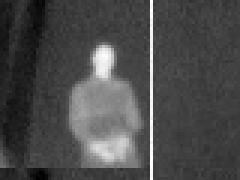
#> input picture sampleImg/3.jpg, 80 x 60 px, found by its file name (shown 3 times larger)
$ python beta.py   (older library calls are emulated)
#> lines starting #> are read from the running program, lines starting #| are printed output that depends on the picture; after the words box and inside, x2 and y2 are one past the last pixel; in counts of white or black regions, pixels touching at a corner belong together
import numpy as np
import argparse
import glob
import cv2
import sys

image =  cv2.resize(cv2.imread('3.jpg'),(640,480))
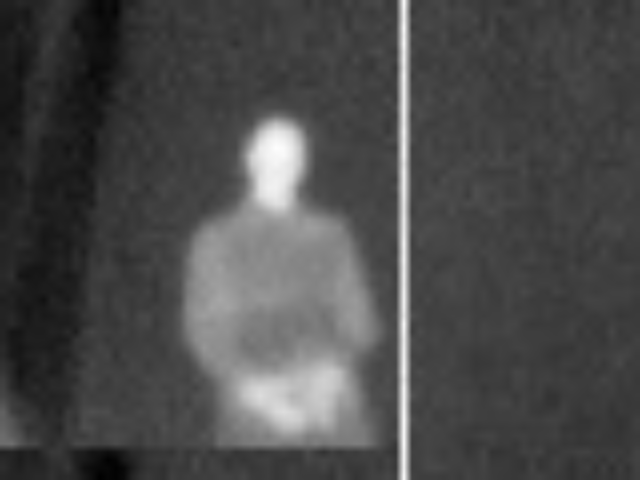
#> image: shape (480, 640, 3); min 0, max 253, mean 74.3
# define the list of boundaries (pixel color)
boundaries = [
	([100, 100, 100], [255, 255, 255]) # TODO: adjust threshold accordingly!!!
]
# Loop over the boundaries
for (lower, upper) in boundaries:
	# create NumPy arrays from the boundaries
	lower = np.array(lower, dtype = "uint8")
	upper = np.array(upper, dtype = "uint8")
	# find the colors within the specified boundaries and apply
	# the mask
	mask = cv2.inRange(image, lower, upper)
	output = cv2.bitwise_and(image, image, mask = mask)
#> this loop made 1 pass
#> pass 1, `mask = cv2.inRange(image, lower, upper)`:
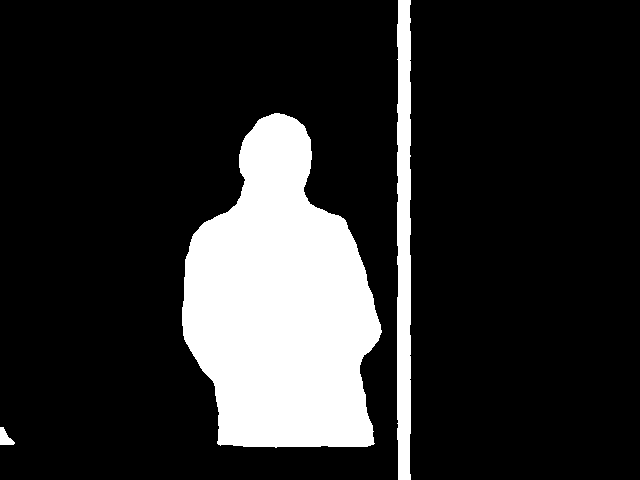
#> mask: shape (480, 640); 17% white; 3 white regions, box (x1, y1, x2, y2) and area: (182, 113, 382, 448) 45753, (397, 0, 411, 480) 6371, (0, 427, 15, 445) 163
#> pass 1, `output = cv2.bitwise_and(image, image, mask = mask)`:
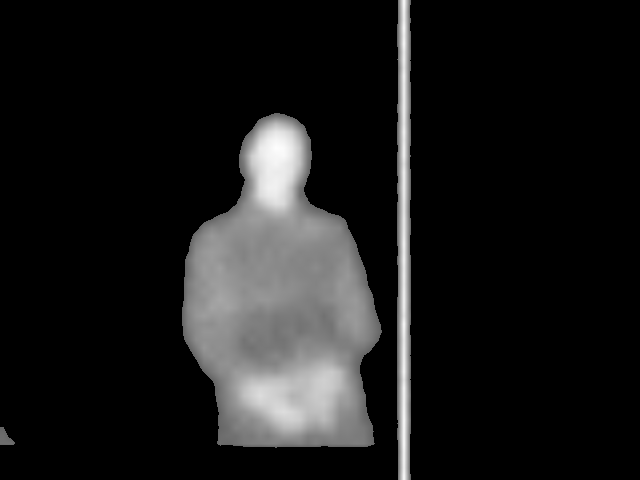
#> output: shape (480, 640, 3); min 0, max 253, mean 25.7

# Apply bilateral filtered image
bilateral_filtered_image = cv2.bilateralFilter(output, 5, 175, 175)

# Canny edge magic
edge_detected_image = cv2.Canny(bilateral_filtered_image, 75, 200)
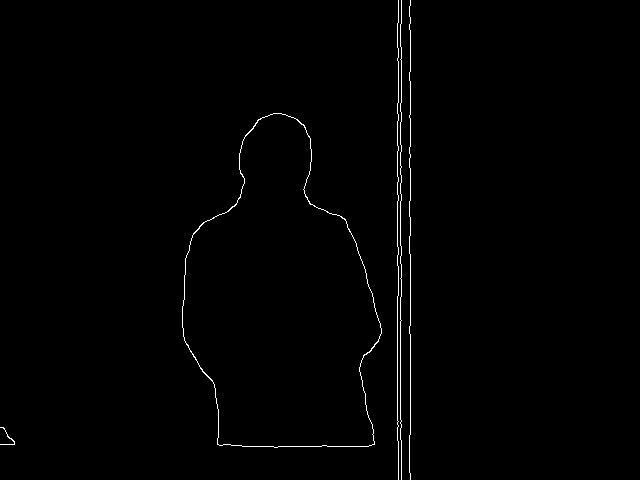
#> edge_detected_image: shape (480, 640); 0.8% white in thin lines or dots, all inside (x1, y1, x2, y2) = (0, 0, 411, 480)

# Now lets find the countors
_, contours, hierarchy = cv2.findContours(edge_detected_image, cv2.RETR_TREE, cv2.CHAIN_APPROX_SIMPLE)
#> contours = 6 contours, 4 with area under 20; largest, box (x1, y1, x2, y2) and area: (182, 113, 382, 448) 45605, (182, 113, 382, 448) 45513

contour_list = []

# Sexy loop combined with approxPolyDP
for contour in contours:
    approx = cv2.approxPolyDP(contour,0.01*cv2.arcLength(contour,True),True)
    area = cv2.contourArea(contour)
    if ((len(approx) > 8) & (len(approx) < 23) & (area > 30) ):
        contour_list.append(contour)
#> this loop made 6 passes
#> area on passes 2 to 3: 45605, 45513
#> after the loop, contour_list = 2 contours; box (x1, y1, x2, y2) and area: (182, 113, 382, 448) 45605, (182, 113, 382, 448) 45513

# Draw contours based on the results from contours_list
cv2.drawContours(output, contour_list,  -1, (0,255,0), 2)
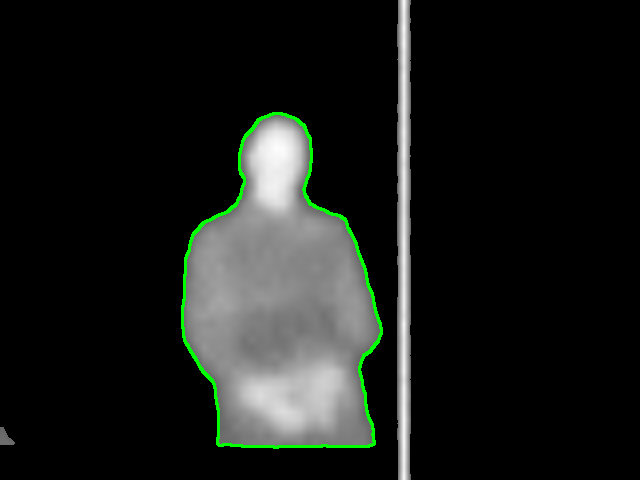
#> output: shape (480, 640, 3); 1.05% of pixels changed, all inside (x1, y1, x2, y2) = (181, 112, 383, 449)
if(len(contour_list) > 0):
    print(str(len(contour_list)) + " persons were found in this picture")
#| 2 persons were found in this picture
    cv2.imshow("Result", output)
    cv2.waitKey(0)
else:
    print("got nothing")
